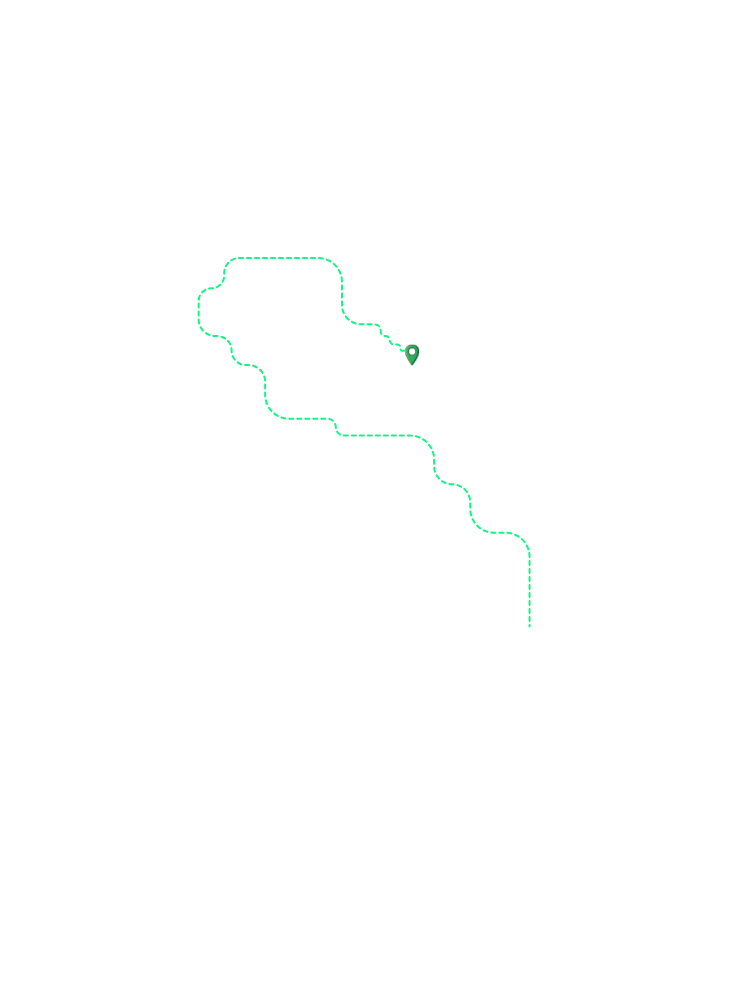
#> input picture tools/bastion/assets/ui/routes/alderbridge.png, 747 x 998 px, given in place of clan_trading_locations.png, which was not available
$ python trace-routes.py
#> lines starting #> are read from the running program, lines starting #| are printed output that depends on the picture; after the words box and inside, x2 and y2 are one past the last pixel; in counts of white or black regions, pixels touching at a corner belong together; pictures that were not available may be replaced by others from this repository, and a replacement may not be noted
#!/usr/bin/env python3.12
"""One-off helper: traces each Port route overlay into a polyline for the Dock's moving ship.

Run from the repo root:   python3.12 tests/tools/trace-routes.py [out_dir]
It needs Pillow only. For every tools/bastion/assets/ui/routes/<port>.png it
  1. keeps the visible pixels (alpha above 20), then thickens them so the dashes join up,
  2. thins that to a one pixel line (Zhang-Suen),
  3. walks the longest path from the end nearest the Ironbow marker,
  4. simplifies it (Douglas-Peucker) and scales it to the map's own pixels (1494 x 1996).
It prints the result as JavaScript (routePaths for tools/bastion/data/bastion-data.js) and, if out_dir is
given, writes a picture of each path drawn over its overlay so it can be checked by eye.
Hand corrections are kept in HAND below. The traced numbers are pasted into bastion-data.js by hand;
this script does not edit any file in the suite.
"""
import sys, os, glob, math
from collections import deque
from PIL import Image, ImageDraw, ImageFilter

ROOT = os.path.join(os.path.dirname(os.path.abspath(__file__)), '..', '..')
ROUTES = os.path.join(ROOT, 'tools/bastion/assets/ui/routes')
MAP = os.path.join(ROOT, 'tools/bastion/assets/ui/clan_trading_locations.png')
IRONBOW = (528, 636)   # the Ironbow marker, in overlay pixels (747 x 998); x2 on the 1494 x 1996 map
SCALE = 2
GROW = 9               # thickening window (odd): joins the dashes
EPS = 3.0              # simplification, overlay pixels
HAND = {}              # port -> list of [x, y] (map pixels) to use instead of the traced line


def thin(img):
    w, h = img.size
    px = img.load()
    P = [[1 if px[x, y] else 0 for x in range(w)] for y in range(h)]
    def nb(x, y):
        return [P[y-1][x], P[y-1][x+1], P[y][x+1], P[y+1][x+1], P[y+1][x], P[y+1][x-1], P[y][x-1], P[y-1][x-1]]
    changed = True
    while changed:
        changed = False
        for step in (0, 1):
            kill = []
            for y in range(1, h - 1):
                row = P[y]
                for x in range(1, w - 1):
                    if not row[x]:
                        continue
                    n = nb(x, y)
                    b = sum(n)
                    if b < 2 or b > 6:
                        continue
                    a = sum(1 for i in range(8) if n[i] == 0 and n[(i + 1) % 8] == 1)
                    if a != 1:
                        continue
                    if step == 0:
                        if n[0] * n[2] * n[4] or n[2] * n[4] * n[6]:
                            continue
                    else:
                        if n[0] * n[2] * n[6] or n[0] * n[4] * n[6]:
                            continue
                    kill.append((x, y))
            if kill:
                changed = True
                for x, y in kill:
                    P[y][x] = 0
    return {(x, y) for y in range(h) for x in range(w) if P[y][x]}


def longest_path(pts, start_near):
    start = min(pts, key=lambda p: (p[0] - start_near[0]) ** 2 + (p[1] - start_near[1]) ** 2)
    def bfs(src):
        prev = {src: None}
        dq = deque([src])
        last = src
        while dq:
            c = dq.popleft()
            last = c
            for dx in (-1, 0, 1):
                for dy in (-1, 0, 1):
                    q = (c[0] + dx, c[1] + dy)
                    if (dx or dy) and q in pts and q not in prev:
                        prev[q] = c
                        dq.append(q)
        return last, prev
    end, prev = bfs(start)
    path = []
    c = end
    while c is not None:
        path.append(c)
        c = prev[c]
    path.reverse()          # start (Ironbow end) -> far end
    return path


def dp(pts, eps):
    if len(pts) < 3:
        return pts
    (x1, y1), (x2, y2) = pts[0], pts[-1]
    dx, dy = x2 - x1, y2 - y1
    L = math.hypot(dx, dy) or 1
    imax, dmax = 0, 0
    for i in range(1, len(pts) - 1):
        d = abs(dy * pts[i][0] - dx * pts[i][1] + x2 * y1 - y2 * x1) / L
        if d > dmax:
            imax, dmax = i, d
    if dmax > eps:
        return dp(pts[:imax + 1], eps)[:-1] + dp(pts[imax:], eps)
    return [pts[0], pts[-1]]


def trace(path_png):
    im = Image.open(path_png).convert('RGBA')
    mask = im.getchannel('A').point(lambda v: 255 if v > 20 else 0).filter(ImageFilter.MaxFilter(GROW))
    bbox = mask.getbbox()
    crop = mask.crop((bbox[0] - 2, bbox[1] - 2, bbox[2] + 2, bbox[3] + 2)).point(lambda v: 255 if v else 0)
    ox, oy = bbox[0] - 2, bbox[1] - 2
    sk = thin(crop)
    pts = {(x + ox, y + oy) for x, y in sk}
    p = longest_path(pts, IRONBOW)
    s = dp(p, EPS)
    return im, [[x * SCALE, y * SCALE] for x, y in s]


def main():
    out = sys.argv[1] if len(sys.argv) > 1 else None
    if out:
        os.makedirs(out, exist_ok=True)
    base = Image.open(MAP).convert('RGB')
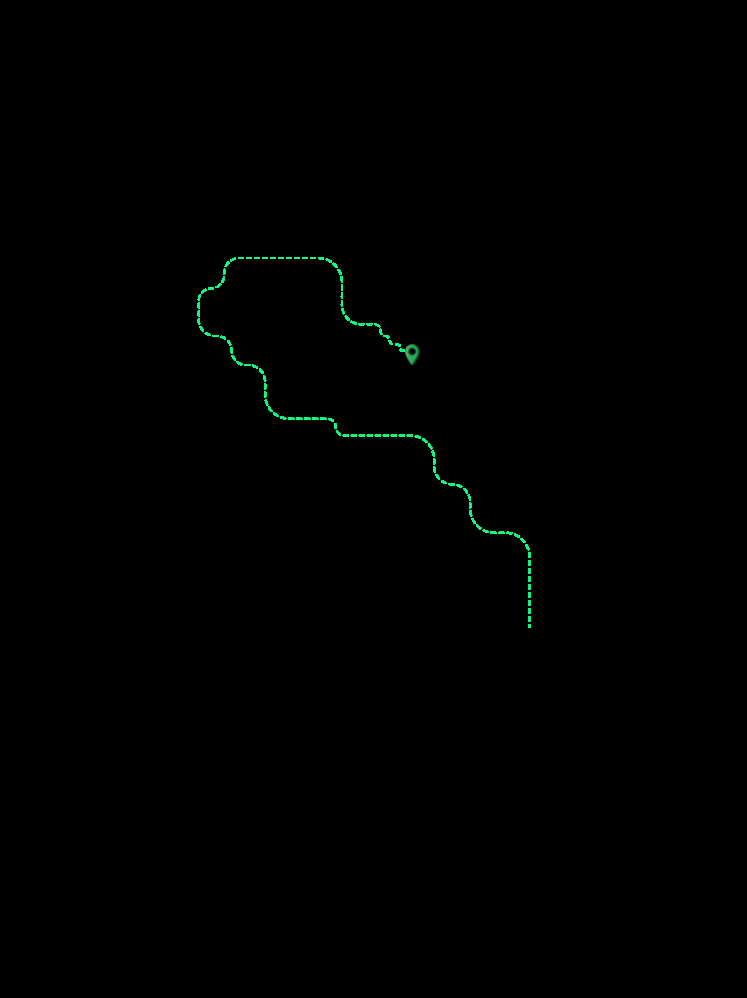
#> base: PIL image 747x998 RGB; mean R, G, B 0, 0.7, 0.4
    result = {}
    for f in sorted(glob.glob(os.path.join(ROUTES, '*.png'))):
        port = os.path.splitext(os.path.basename(f))[0]
        im, line = trace(f)
#> in trace, im is the input picture: PIL image 747x998 RGBA; mean R, G, B, A 0, 0.7, 0.4, 0.5
#> in trace, `mask = im.getchannel('A').point(lambda v: 255 if v > 20 else 0).filter..`:
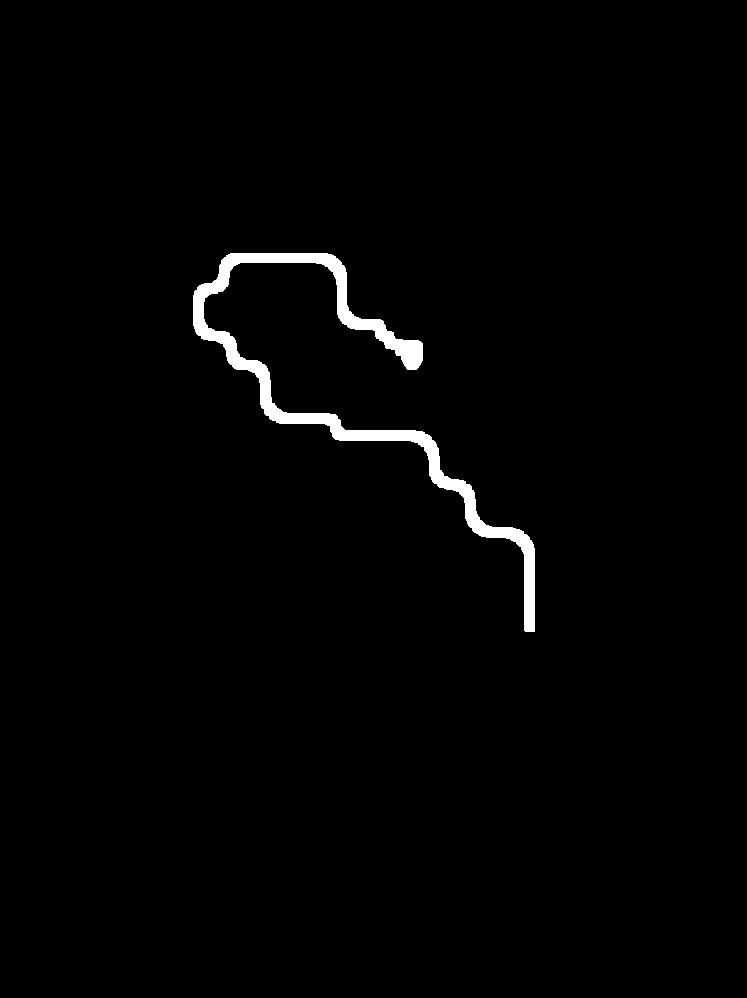
#> mask: PIL image 747x998 L; 1.4% white; 1 white region, box (x1, y1, x2, y2) and area: (193, 253, 535, 632) 10768
#> in trace, `bbox = mask.getbbox()`: bbox = (193, 253, 535, 632)
#> in trace, `crop = mask.crop((bbox[0] - 2, bbox[1] - 2, bbox[2] + 2, bbox[3] + 2))..`:
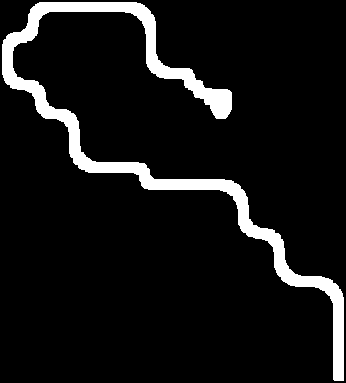
#> crop: PIL image 346x383 L; 8.1% white; 1 white region, box (x1, y1, x2, y2) and area: (2, 2, 344, 381) 10768
#> in trace, `ox, oy = bbox[0] - 2, bbox[1] - 2`: ox = 191; oy = 251
#> in thin, `P = [[1 if px[x, y] else 0 for x in range(w)] for y in range(h)]`: P = 383 items
#> in trace, `sk = thin(crop)`: sk = 911 items
#> in trace, `p = longest_path(pts, IRONBOW)`: p = 819 pairs, first value 198 to 529, second value 257 to 625
#> in dp, `(x1, y1), (x2, y2) = pts[0], pts[-1]`: x1 = 529; y1 = 625; x2 = 412; y2 = 357
#> in dp, `dx, dy = x2 - x1, y2 - y1`: dx = -117; dy = -268
#> in dp, `L = math.hypot(dx, dy) or 1`: L = 292.4
#> the loop in dp, `for i in range(1, len(pts) - 1):` made 817 passes
#> (d, dmax) on passes 1 to 12: (0.4, 0.4), (0.8, 0.8), (1.2, 1.2), (1.6, 1.6), (2, 2), (2.4, 2.4), (2.8, 2.8), (3.2, 3.2), (3.6, 3.6), (4, 4), (4.4, 4.4), (4.8, 4.8)
#> after the loop in dp, `for i in range(1, len(pts) - 1):`: dmax = 182.8; imax = 505
#> the loop in dp (call 2), `for i in range(1, len(pts) - 1):` made 504 passes
#> (d, dmax) on passes 1 to 12: (0.741, 0.741), (1.48, 1.48), (2.22, 2.22), (2.96, 2.96), (3.71, 3.71), (4.45, 4.45), (5.19, 5.19), (5.93, 5.93), (6.67, 6.67), (7.41, 7.41), (8.15, 8.15), (8.89, 8.89)
#> pass 3 of the loop in main, `for f in sorted(glob.glob(os.path.join(ROUTES, '*.png'))):`:
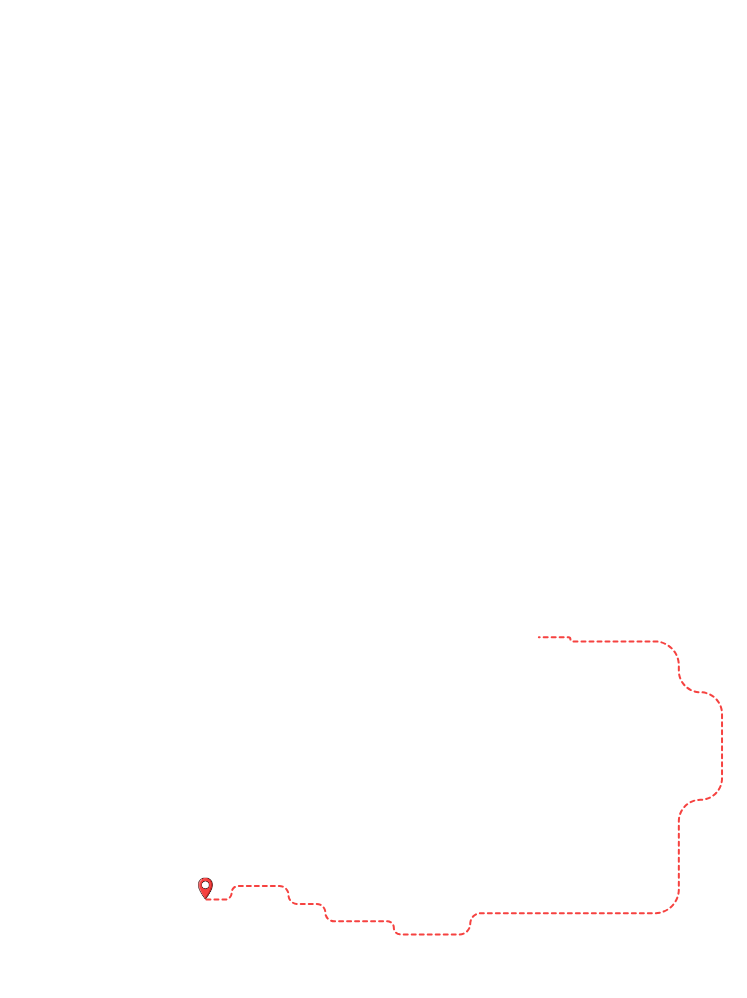
#> input picture tools/bastion/assets/ui/routes/goldport.png, 747 x 998 px
#> in trace, im is the input picture: PIL image 747x998 RGBA; mean R, G, B, A 0.8, 0.2, 0.2, 0.5
#> in trace (call 3), `mask = im.getchannel('A').point(lambda v: 255 if v > 20 else 0).filter..`:
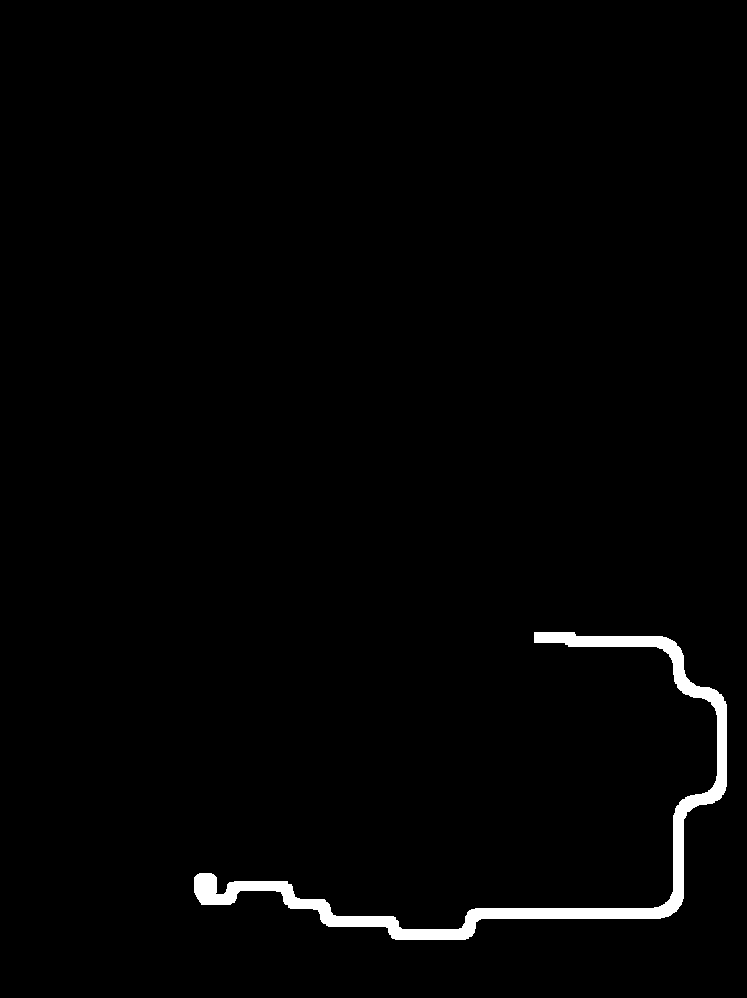
#> mask: PIL image 747x998 L; 1.6% white; 1 white region, box (x1, y1, x2, y2) and area: (194, 632, 727, 940) 11637
#> in trace (call 3), `crop = mask.crop((bbox[0] - 2, bbox[1] - 2, bbox[2] + 2, bbox[3] + 2))..`:
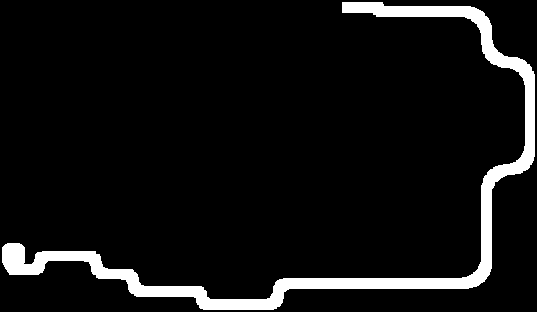
#> crop: PIL image 537x312 L; 6.9% white; 1 white region, box (x1, y1, x2, y2) and area: (2, 2, 535, 310) 11637
#> the loop made 4 passes; the first 3 are shown
        line = HAND.get(port, line)
        result[port] = line
        if out:
            full = base.copy().convert('RGBA')
            ov = im.resize(full.size)
            full.alpha_composite(ov)
            d = ImageDraw.Draw(full)
            d.line([tuple(p) for p in line], fill=(255, 0, 0, 255), width=5)
            for i, p in enumerate(line):
                d.ellipse([p[0] - 5, p[1] - 5, p[0] + 5, p[1] + 5], fill=(0, 255, 0, 255) if i else (255, 255, 0, 255))
            full.convert('RGB').resize((747, 998)).save(os.path.join(out, port + '.png'))
    print('routePaths: {')
    keys = sorted(result)
    for i, k in enumerate(keys):
        print("  %s: %s%s" % (k, [tuple(p) for p in result[k]], ',' if i < len(keys) - 1 else ''))
#> this loop made 4 passes
#> k on passes 1 to 4: 'alderbridge', 'bleakharbour', 'goldport', 'leatherport'
    print('}')
    for k in keys:
        sys.stderr.write('%s: %d points\n' % (k, len(result[k])))


main()
